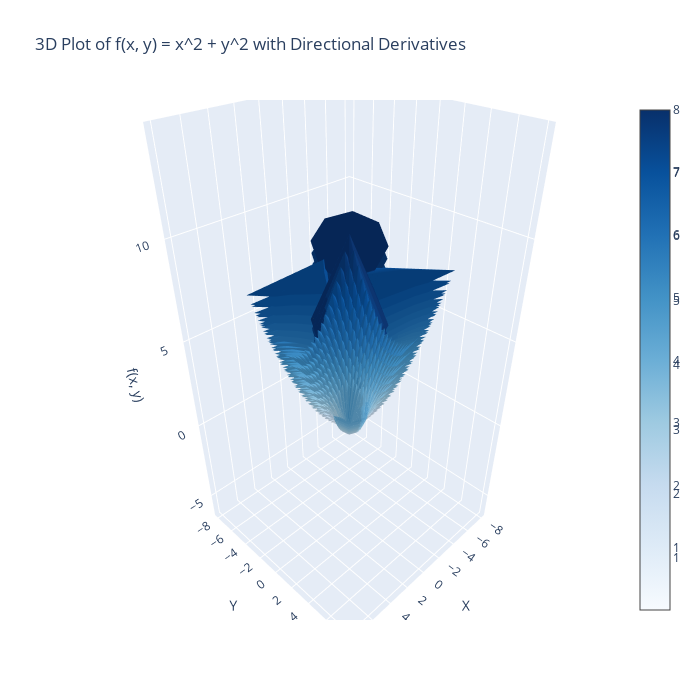

Notebook source saved alongside this figure:
### Markdown cell above
![image-2.png](attachment:image-2.png)

### Code cell
# Create a 3D plot
fig = go.Figure()

# Add the surface plot of the original function
fig.add_trace(go.Surface(z=Z_func, x=X, y=Y, colorscale='Viridis', name='Original Function'))

# Add cones to represent the directional derivatives
fig.add_trace(go.Cone(x=X.flatten(), y=Y.flatten(), z=Z_func.flatten(),
                      u=U.flatten(), v=V.flatten(), w=Z_dir_deriv.flatten(),
                      colorscale='Blues', sizemode="raw"))

# Update layout
fig.update_layout(scene=dict(zaxis_title='f(x, y)', xaxis_title='X', yaxis_title='Y'),
                  title="3D Plot of f(x, y) = x^2 + y^2 with Directional Derivatives",
                  width=700, height=700)

# Show the figure
fig.show()

### Figure 1 — Plotly figure (JSON) as saved in the notebook; plotly's stock layout.template omitted (floating-point values rounded to 4 significant figures; data arrays with more than 128 entries replaced by an {"elided": "..."} marker saying what was removed)
{"data": [{"colorscale": [[0, "#440154"], [0.1111, "#482878"], [0.2222, "#3e4989"], [0.3333, "#31688e"], [0.4444, "#26828e"], [0.5556, "#1f9e89"], [0.6667, "#35b779"], [0.7778, "#6ece58"], [0.8889, "#b5de2b"], [1, "#fde725"]], "name": "Original Function", "type": "surface", "x": {"elided": "30x30 float values"}, "y": {"elided": "30x30 float values"}, "z": {"elided": "30x30 float values"}}, {"colorscale": [[0, "rgb(247,251,255)"], [0.125, "rgb(222,235,247)"], [0.25, "rgb(198,219,239)"], [0.375, "rgb(158,202,225)"], [0.5, "rgb(107,174,214)"], [0.625, "rgb(66,146,198)"], [0.75, "rgb(33,113,181)"], [0.875, "rgb(8,81,156)"], [1, "rgb(8,48,107)"]], "sizemode": "raw", "type": "cone", "u": {"elided": "900 float values"}, "v": {"elided": "900 float values"}, "w": {"elided": "900 float values"}, "x": {"elided": "900 float values"}, "y": {"elided": "900 float values"}, "z": {"elided": "900 float values"}}], "layout": {"height": 700, "scene": {"xaxis": {"title": {"text": "X"}}, "yaxis": {"title": {"text": "Y"}}, "zaxis": {"title": {"text": "f(x, y)"}}}, "title": {"text": "3D Plot of f(x, y) = x^2 + y^2 with Directional Derivatives"}, "width": 700}}
